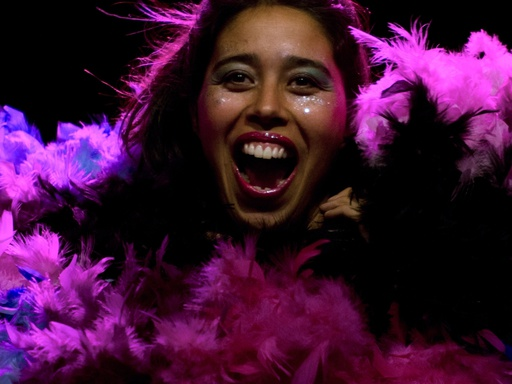
#> input picture app/pilot/samples/10082923485.jpg, 512 x 384 px
$ python -i motion_detector.py   (imports and definitions only)   (older library calls are emulated)
#> lines starting #> are read from the running program, lines starting #| are printed output that depends on the picture
#> further down, picture is the input picture: shape (384, 512, 3); mean B, G, R 52.6, 18.2, 63.7
"""
app/quality/motion_detector.py

Detects motion blur (directional blur from camera/subject movement,
distinct from out-of-focus blur) using Sobel gradient anisotropy.

Concept: motion blur smears detail in one specific direction, so gradient
energy in THAT direction drops sharply while the perpendicular direction
stays largely intact. Out-of-focus blur weakens gradients roughly equally
in all directions (isotropic) — both stay low together, or both stay
high together. Measuring both (a) the ratio between horizontal and
vertical gradient energy (anisotropy) AND (b) whether the weaker
direction's energy is genuinely low (not just relatively weaker) avoids
false positives on naturally directional but still-sharp content (e.g.
horizontal stripes in a genuinely sharp photo).

No training or labeled data required — deterministic, explainable formula.
"""

import logging

import cv2
import numpy as np

logger = logging.getLogger(__name__)


class MotionDetector:
    """
    Flags an image as having motion blur if its Sobel gradient energy is
    strongly anisotropic (imbalanced between horizontal and vertical
    directions) AND the weaker direction's own energy is low (indicating
    that direction is genuinely blurred, not just weaker by comparison).
    """

    def __init__(self, anisotropy_threshold: float = 3.0, weak_direction_energy_threshold: float = 2000.0):
        self.anisotropy_threshold = anisotropy_threshold
        self.weak_direction_energy_threshold = weak_direction_energy_threshold

    def _directional_energies(self, image: np.ndarray) -> tuple[float, float]:
        """
        Returns (mean_energy_x, mean_energy_y) — per-pixel average
        squared Sobel gradient in each direction. Using the mean (not
        sum) makes this comparable across different image sizes.
        """
        if len(image.shape) == 3:
            gray = cv2.cvtColor(image, cv2.COLOR_BGR2GRAY)
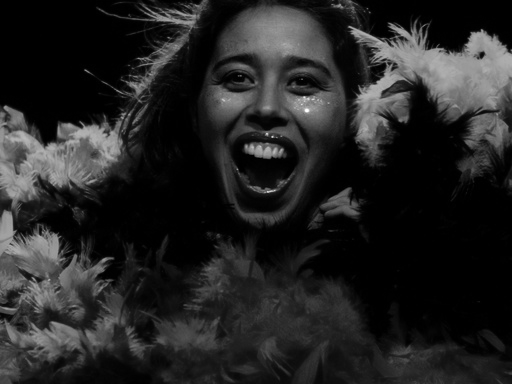
#> gray: shape (384, 512); min 0, max 254, mean 35.8
        else:
            gray = image

        sobel_x = cv2.Sobel(gray, cv2.CV_64F, 1, 0, ksize=3)
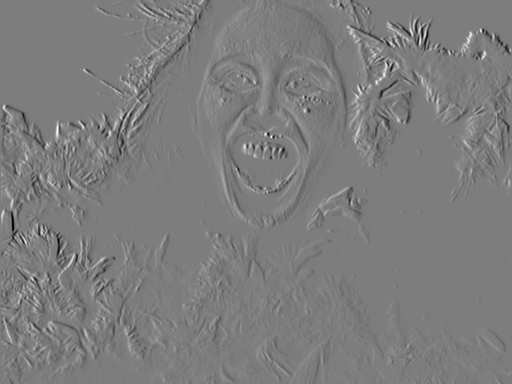
#> sobel_x: shape (384, 512) float64; min -492, max 509, mean -0.7; drawn with min black and max white
        sobel_y = cv2.Sobel(gray, cv2.CV_64F, 0, 1, ksize=3)
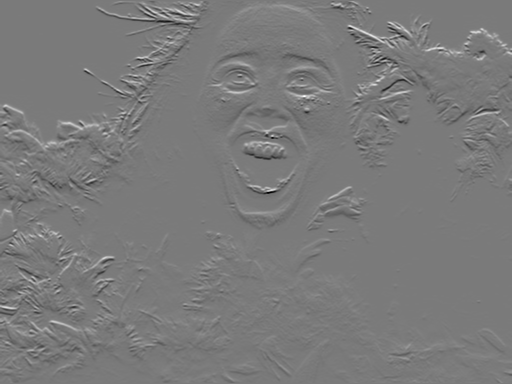
#> sobel_y: shape (384, 512) float64; min -669, max 719, mean 0.3; drawn with min black and max white

        energy_x = float(np.mean(sobel_x ** 2))
#> energy_x = 2109.7
        energy_y = float(np.mean(sobel_y ** 2))
#> energy_y = 3071

        return energy_x, energy_y

    def compute_score(self, image: np.ndarray) -> float:
        """
        Returns the anisotropy ratio: max(energy_x, energy_y) /
        min(energy_x, energy_y). Near 1.0 = balanced (isotropic). High =
        one direction much weaker than the other (directional blur
        signature).
        """
        energy_x, energy_y = self._directional_energies(image)
#> energy_x = 2109.7; energy_y = 3071

        if energy_x == 0 or energy_y == 0:
            return 1.0

        return max(energy_x, energy_y) / min(energy_x, energy_y)

    def has_motion_blur(self, image: np.ndarray) -> tuple[bool, float]:
        """
        Returns (has_motion_blur, score). Flags True only when BOTH:
        - the anisotropy ratio exceeds the threshold (one direction much
          weaker than the other), AND
        - the weaker direction's own energy is genuinely low (it is
          actually blurred, not just weaker relative to a very sharp
          perpendicular direction).
        """
        energy_x, energy_y = self._directional_energies(image)
        score = self.compute_score(image)

        weaker_direction_energy = min(energy_x, energy_y)

        is_anisotropic = score > self.anisotropy_threshold
        is_weak_direction_blurred = weaker_direction_energy < self.weak_direction_energy_threshold

        return (is_anisotropic and is_weak_direction_blurred), score

>>> import cv2
>>> picture = cv2.imread('../pilot/samples/10082923485.jpg')
>>> result = MotionDetector().compute_score(picture)
#> result = 1.46

$ run again, on app/pilot/samples/10118773964.jpg
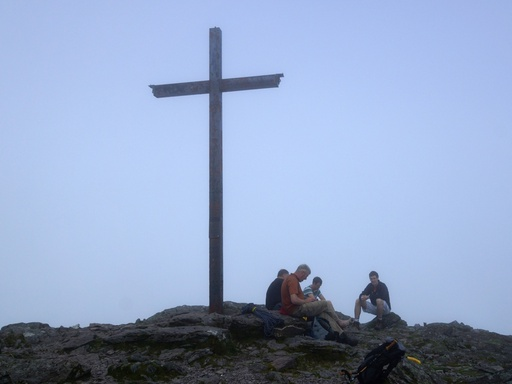
#> input picture app/pilot/samples/10118773964.jpg, 512 x 384 px
#> picture is the input picture: shape (384, 512, 3); mean B, G, R 198.8, 165.6, 147.4
#> in _directional_energies, `gray = cv2.cvtColor(image, cv2.COLOR_BGR2GRAY)`:
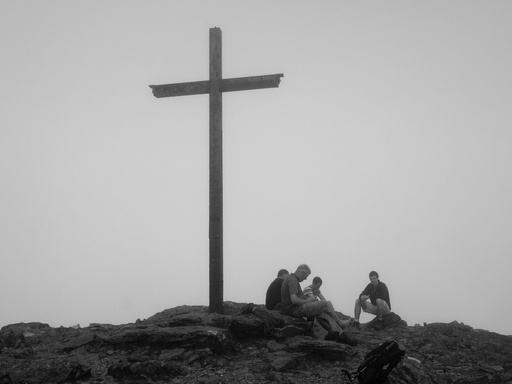
#> gray: shape (384, 512); min 0, max 211, mean 164
#> in _directional_energies, `sobel_y = cv2.Sobel(gray, cv2.CV_64F, 0, 1, ksize=3)`:
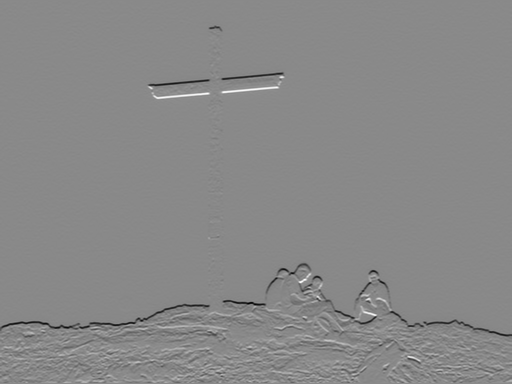
#> sobel_y: shape (384, 512) float64; min -555, max 476, mean -3.1; drawn with min black and max white
#> in _directional_energies, `energy_x = float(np.mean(sobel_x ** 2))`: energy_x = 1613.9
#> in _directional_energies, `energy_y = float(np.mean(sobel_y ** 2))`: energy_y = 1592.8
#> in compute_score, `energy_x, energy_y = self._directional_energies(image)`: energy_x = 1613.9; energy_y = 1592.8
#> result = 1.01

$ run again, on app/pilot/samples/10125013364.jpg
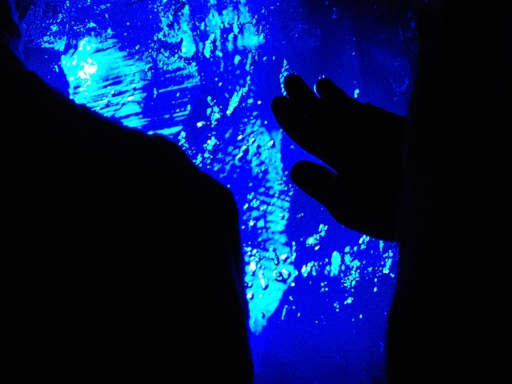
#> input picture app/pilot/samples/10125013364.jpg, 512 x 384 px
#> picture is the input picture: shape (384, 512, 3); mean B, G, R 81.8, 22.4, 4.9
#> in _directional_energies, `gray = cv2.cvtColor(image, cv2.COLOR_BGR2GRAY)`:
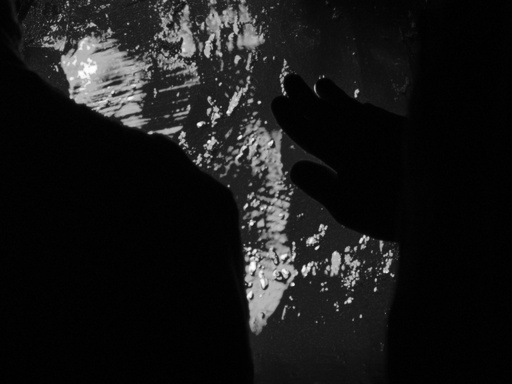
#> gray: shape (384, 512); min 0, max 255, mean 23.9
#> in _directional_energies, `sobel_y = cv2.Sobel(gray, cv2.CV_64F, 0, 1, ksize=3)`:
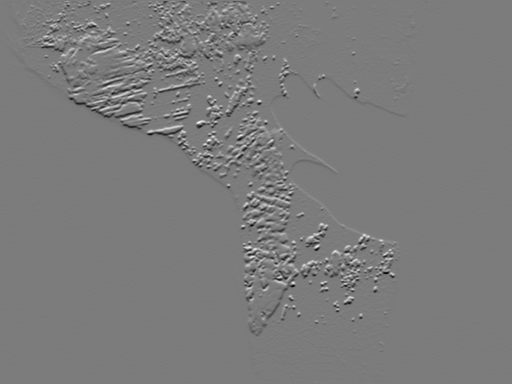
#> sobel_y: shape (384, 512) float64; min -738, max 776, mean -0.4; drawn with min black and max white
#> in _directional_energies, `energy_x = float(np.mean(sobel_x ** 2))`: energy_x = 5763.8
#> in _directional_energies, `energy_y = float(np.mean(sobel_y ** 2))`: energy_y = 4933.5
#> in compute_score, `energy_x, energy_y = self._directional_energies(image)`: energy_x = 5763.8; energy_y = 4933.5
#> result = 1.17

$ run again, on app/pilot/samples/11260247205.jpg
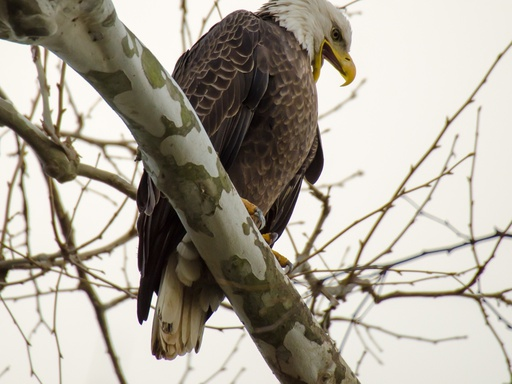
#> input picture app/pilot/samples/11260247205.jpg, 512 x 384 px
#> picture is the input picture: shape (384, 512, 3); mean B, G, R 154.9, 166.8, 173
#> in _directional_energies, `gray = cv2.cvtColor(image, cv2.COLOR_BGR2GRAY)`:
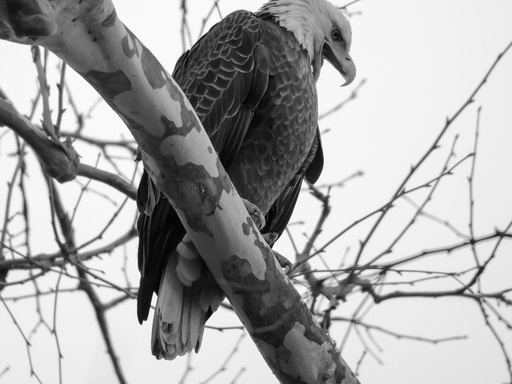
#> gray: shape (384, 512); min 0, max 255, mean 167.2
#> in _directional_energies, `sobel_y = cv2.Sobel(gray, cv2.CV_64F, 0, 1, ksize=3)`:
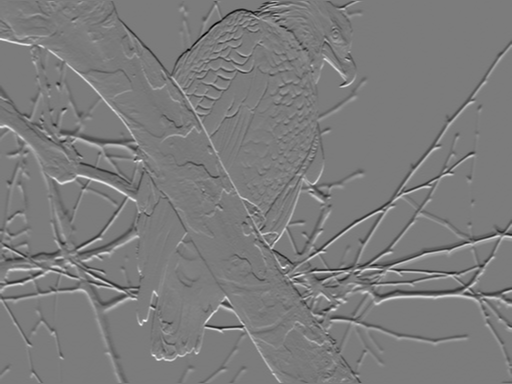
#> sobel_y: shape (384, 512) float64; min -743, max 781, mean 0.1; drawn with min black and max white
#> in _directional_energies, `energy_x = float(np.mean(sobel_x ** 2))`: energy_x = 11262.9
#> in _directional_energies, `energy_y = float(np.mean(sobel_y ** 2))`: energy_y = 8167.3
#> in compute_score, `energy_x, energy_y = self._directional_energies(image)`: energy_x = 11262.9; energy_y = 8167.3
#> result = 1.38
